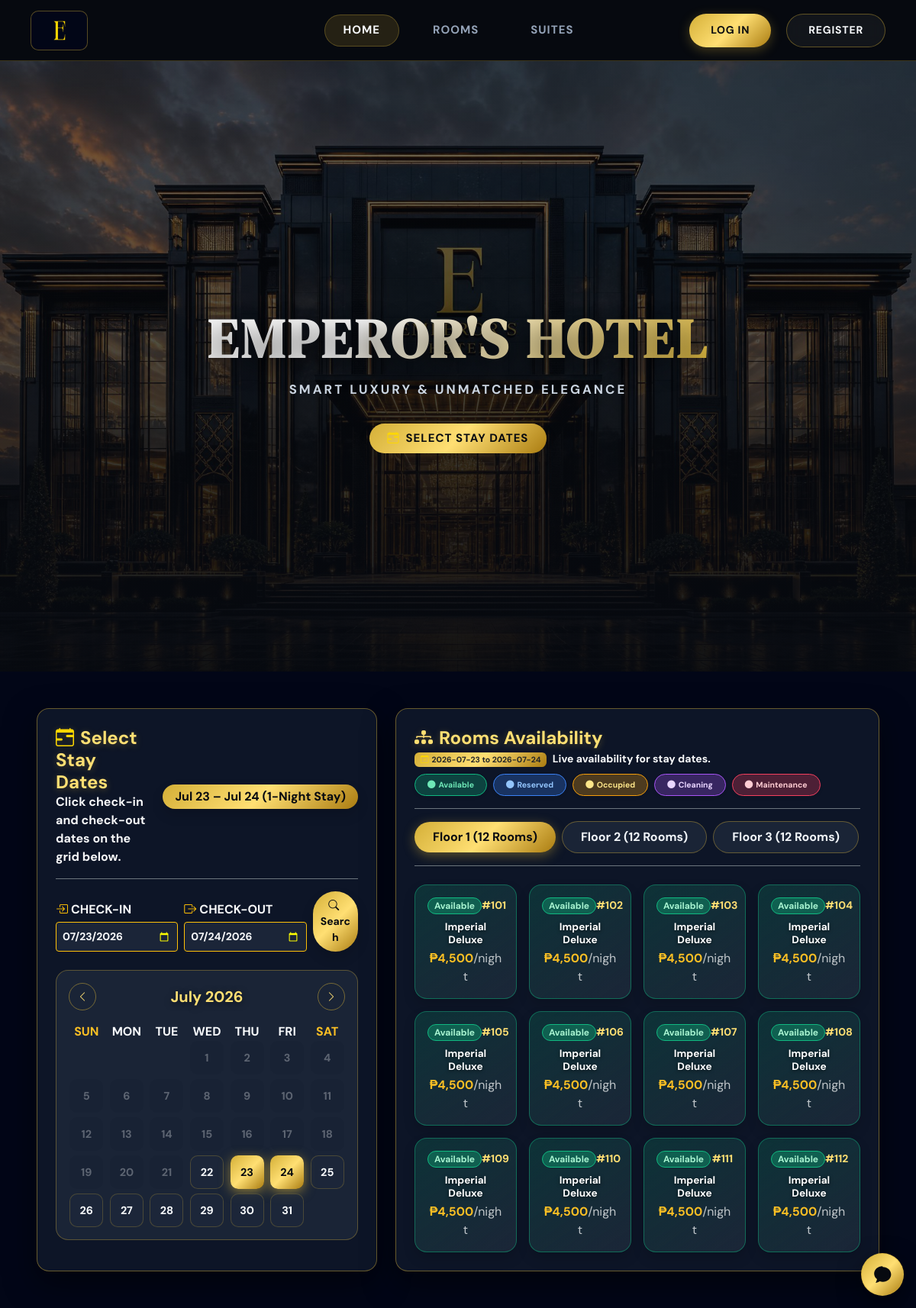
/public/site/home.php, run on the app's committed database.
### tables this page shows
CREATE TABLE IF NOT EXISTS rooms (
    room_id INT AUTO_INCREMENT PRIMARY KEY,
    room_number VARCHAR(10) NOT NULL UNIQUE,
    room_type ENUM('Imperial Deluxe', 'Royal Executive', 'Emperor Presidential') NOT NULL,
    floor INT NOT NULL,
    price_per_night DECIMAL(10,2) NOT NULL,
    bed_type VARCHAR(50) DEFAULT 'King Bed',
    max_capacity INT NOT NULL DEFAULT 2,
    view_type VARCHAR(100) DEFAULT 'City View',
    status ENUM('Available', 'Reserved', 'Occupied', 'Cleaning', 'Maintenance') NOT NULL DEFAULT 'Available',
    created_at TIMESTAMP DEFAULT CURRENT_TIMESTAMP
);

### app/helpers/auth.php (called while the page is built, shortened)
<?php
function e(string|null|int|float $value): string
{
    return htmlspecialchars((string) $value, ENT_QUOTES, 'UTF-8');
}

### public/includes/bootstrap.php (called while the page is built, shortened)
<?php
require_once APP_ROOT . '/app/helpers/auth.php';
spl_autoload_register(static function (string $className): void {
    $modelPath = APP_ROOT . '/app/models/' . $className . '.php';
});

### app/models/Room.php (called while the page is built, shortened)
<?php
class Room
{
    public function all(): array
    {
        $statement = $this->db->query('SELECT * FROM rooms ORDER BY floor ASC, room_number ASC');
        return $statement->fetchAll();
    }
}

### public/includes/hotel_map.php (the view, shortened to what this page needs)
<?php
function renderHotelFloorMap(PDO $db, string $mode = 'public', ?int $selectedRoomId = null, string $checkIn = '', string $checkOut = ''): void
{
    $roomModel = new Room($db);
    $rooms = $roomModel->all();
    $floors = [];
    foreach ($rooms as $room) {
        $floors[$room['floor']][] = $room;
    }
    ksort($floors);
?>
<div class="hotel-map-container h-100 my-0 p-4 rounded-4 shadow-lg border" style="background: rgba(15, 23, 42, 0.92); backdrop-filter: blur(25px); border: 1px solid rgba(212, 175, 55, 0.45) !important; box-shadow: 0 15px 40px rgba(0, 0, 0, 0.5) !important;">
    <div class="d-flex flex-wrap align-items-center justify-content-between mb-3 gap-2 border-bottom border-secondary pb-3">
        <div>
            <h4 class="m-0 text-gold font-serif fw-bold" style="color: #FFDF73 !important; text-shadow: 0 2px 10px rgba(212, 175, 55, 0.3);"><i class="bi bi-diagram-3-fill me-2"></i>Rooms Availability</h4>
            <small class="text-light opacity-90 fw-semibold" id="mapActiveRangeSubtitle">
                <?php if (!empty($checkIn) && !empty($checkOut)): ?>
                    <span class="badge bg-gold text-dark px-2 py-1 me-1" style="background: linear-gradient(135deg, #D4AF37 0%, #FFDF73 50%, #AA7C11 100%); color: #070A10;"><i class="bi bi-calendar-check me-1"></i><?= e($checkIn) ?> to <?= e($checkOut) ?></span> Live availability for stay dates.
                <?php else: ?>
                    Click any room block to inspect details or select for booking
                <?php endif; ?>
            </small>
        </div>
        <div class="d-flex flex-wrap gap-2 text-xs small">
            <span class="badge px-3 py-2 rounded-pill shadow-sm fw-bold" style="background: rgba(16, 185, 129, 0.28); border: 1.5px solid #10B981; color: #6EE7B7;"><i class="bi bi-circle-fill me-1"></i>Available</span>
            <span class="badge px-3 py-2 rounded-pill shadow-sm fw-bold" style="background: rgba(59, 130, 246, 0.28); border: 1.5px solid #3B82F6; color: #93C5FD;"><i class="bi bi-circle-fill me-1"></i>Reserved</span>
            <span class="badge px-3 py-2 rounded-pill shadow-sm fw-bold" style="background: rgba(245, 158, 11, 0.28); border: 1.5px solid #F59E0B; color: #FDE68A;"><i class="bi bi-circle-fill me-1"></i>Occupied</span>
            <span class="badge px-3 py-2 rounded-pill shadow-sm fw-bold" style="background: rgba(168, 85, 247, 0.28); border: 1.5px solid #A855F7; color: #E9D5FF;"><i class="bi bi-circle-fill me-1"></i>Cleaning</span>
            <span class="badge px-3 py-2 rounded-pill shadow-sm fw-bold" style="background: rgba(244, 63, 94, 0.28); border: 1.5px solid #F43F5E; color: #FECDD3;"><i class="bi bi-circle-fill me-1"></i>Maintenance</span>
        </div>
    </div>
    <ul class="nav nav-pills mb-4 border-bottom border-secondary pb-3 gap-2 align-items-center" id="hotelMapFloorTabs" role="tablist">
        <?php foreach ($floors as $floorNum => $floorRooms):
            $isActive = ($floorNum === 1);
        ?>
            <li class="nav-item" role="presentation">
                <button class="nav-link btn-sm <?= $isActive ? 'active' : '' ?> rounded-pill px-4 py-2 fw-bold font-serif floor-tab-btn"
                        id="map-tab-floor-<?= $floorNum ?>"
                        data-bs-toggle="tab"
                        data-bs-target="#map-pane-floor-<?= $floorNum ?>"
                        type="button"
                        role="tab"
                        style="<?= $isActive ? 'background: linear-gradient(135deg, #D4AF37 0%, #FFDF73 50%, #AA7C11 100%) !important; color: #070A10 !important; border: none; box-shadow: 0 4px 15px rgba(212, 175, 55, 0.5);' : 'background: rgba(30, 41, 59, 0.8); color: #F1F5F9; border: 1px solid rgba(212, 175, 55, 0.4);' ?>">
                    Floor <?= $floorNum ?> (<?= count($floorRooms) ?> Rooms)
                </button>
            </li>
        <?php endforeach; ?>
    </ul>
    <div class="tab-content" id="hotelMapFloorContent">
        <?php foreach ($floors as $floorNum => $floorRooms): ?>
            <div class="tab-pane fade <?= $floorNum === 1 ? 'show active' : '' ?>" id="map-pane-floor-<?= $floorNum ?>" role="tabpanel">
                <div class="row row-cols-2 row-cols-sm-3 row-cols-md-3 row-cols-lg-4 row-cols-xl-4 row-cols-xxl-4 g-2 g-sm-3">
                    <?php foreach ($floorRooms as $room):
                        $statusBadgeStyle = match ($room['status']) {
                            'Available' => 'background: rgba(16, 185, 129, 0.35); border: 1px solid #10B981; color: #A7F3D0;',
                            'Reserved' => 'background: rgba(59, 130, 246, 0.35); border: 1px solid #3B82F6; color: #BFDBFE;',
                            'Occupied' => 'background: rgba(245, 158, 11, 0.35); border: 1px solid #F59E0B; color: #FDE68A;',
                            'Cleaning' => 'background: rgba(168, 85, 247, 0.35); border: 1px solid #A855F7; color: #DDD6FE;',
                            'Maintenance' => 'background: rgba(244, 63, 94, 0.35); border: 1px solid #F43F5E; color: #FECDD3;',
                            default => 'background: rgba(148, 163, 184, 0.3); color: #F1F5F9;',
                        };
                        $cardBgStyle = match ($room['status']) {
                            'Available' => 'background: linear-gradient(145deg, rgba(16, 185, 129, 0.18) 0%, rgba(30, 41, 59, 0.85) 100%); border: 1.5px solid rgba(16, 185, 129, 0.45);',
                            'Reserved' => 'background: linear-gradient(145deg, rgba(59, 130, 246, 0.18) 0%, rgba(30, 41, 59, 0.85) 100%); border: 1.5px solid rgba(59, 130, 246, 0.45);',
                            'Occupied' => 'background: linear-gradient(145deg, rgba(245, 158, 11, 0.18) 0%, rgba(30, 41, 59, 0.85) 100%); border: 1.5px solid rgba(245, 158, 11, 0.45);',
                            'Cleaning' => 'background: linear-gradient(145deg, rgba(168, 85, 247, 0.18) 0%, rgba(30, 41, 59, 0.85) 100%); border: 1.5px solid rgba(168, 85, 247, 0.45);',
                            'Maintenance' => 'background: linear-gradient(145deg, rgba(244, 63, 94, 0.18) 0%, rgba(30, 41, 59, 0.85) 100%); border: 1.5px solid rgba(244, 63, 94, 0.45);',
                            default => 'background: rgba(30, 41, 59, 0.85); border: 1px solid rgba(212, 175, 55, 0.3);',
                        };
                        $isSelected = ($selectedRoomId !== null && (int)$room['room_id'] === $selectedRoomId);
                    ?>
                        <div class="col">
                            <div class="card h-100 room-map-card rounded-4 p-2 transition-all shadow <?= $isSelected ? 'border-warning shadow-lg' : '' ?>"
                                 style="<?= $cardBgStyle ?> cursor: pointer;"
                                 data-room-id="<?= $room['room_id'] ?>"
                                 data-room-number="<?= $room['room_number'] ?>"
                                 data-room-type="<?= e($room['room_type']) ?>"
                                 data-room-price="<?= number_format((float)$room['price_per_night'], 2) ?>"
                                 data-room-status="<?= $room['status'] ?>"
                                 onclick="onHotelMapRoomClick(<?= (int)$room['room_id'] ?>, '<?= e($room['room_number']) ?>', '<?= e($room['room_type']) ?>', '<?= number_format((float)$room['price_per_night'], 2) ?>', '<?= $room['status'] ?>')">
                                <div class="card-body p-2 text-center">
                                    <div class="d-flex align-items-center justify-content-between mb-2">
                                        <span class="badge text-xs px-2 py-1 rounded-pill fw-bold" style="<?= $statusBadgeStyle ?>"><?= $room['status'] ?></span>
                                        <small class="fw-bold font-serif" style="color: #FFDF73;">#<?= e($room['room_number']) ?></small>
                                    </div>
                                    <h6 class="card-title font-serif text-white fw-bold mb-1 text-wrap" style="font-size: 0.85rem; line-height: 1.25; text-shadow: 0 1px 4px rgba(0,0,0,0.6);"><?= e($room['room_type']) ?></h6>
                                    <div class="text-xs fw-bold" style="color: #FBBF24;">₱<?= number_format((float)$room['price_per_night']) ?><span class="opacity-75 text-light font-sans fw-normal">/night</span></div>
                                </div>
                            </div>
                        </div>
                    <?php endforeach; ?>
                </div>
            </div>
        <?php endforeach; ?>
    </div>
</div>
<?php
}
?>

### data on the page
rooms: status "Available", room_number "101", room_type "Imperial Deluxe", price_per_night "4,500"
rooms: status "Available", room_number "102", room_type "Imperial Deluxe", price_per_night "4,500"
rooms: status "Available", room_number "103", room_type "Imperial Deluxe", price_per_night "4,500"
rooms: status "Available", room_number "104", room_type "Imperial Deluxe", price_per_night "4,500"
rooms: status "Available", room_number "105", room_type "Imperial Deluxe", price_per_night "4,500"
rooms: status "Available", room_number "106", room_type "Imperial Deluxe", price_per_night "4,500"
rooms: status "Available", room_number "107", room_type "Imperial Deluxe", price_per_night "4,500"
rooms: status "Available", room_number "108", room_type "Imperial Deluxe", price_per_night "4,500"
rooms: status "Available", room_number "109", room_type "Imperial Deluxe", price_per_night "4,500"
rooms: status "Available", room_number "110", room_type "Imperial Deluxe", price_per_night "4,500"
rooms: status "Available", room_number "111", room_type "Imperial Deluxe", price_per_night "4,500"
rooms: status "Available", room_number "112", room_type "Imperial Deluxe", price_per_night "4,500"

### other printed values
$checkIn "2026-07-23"
$checkOut "2026-07-24"
$floorNum "1"
count($floorRooms) "12"
$floorNum "2"
$floorNum "3"
